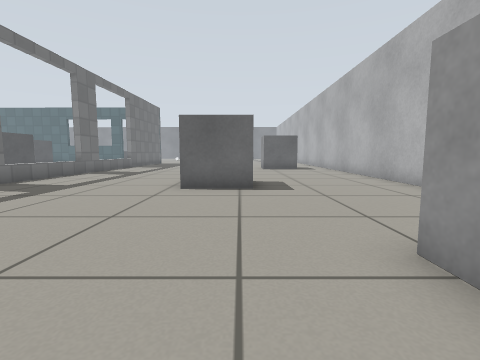
View 1 (above)

23 first-person views from a walk through a Gazebo world. The camera is 0.5 m above the floor, tilts 6° down and sees 85° across. The floor is counted in squares, 0.5 m on a side. Each view is taken from the middle of a square. On the plan, view 1 faces up. The plan holds only what a view shows up to about 11 squares ahead; the rest is blank. The place goes on beyond the plan. Gazebo's built-in surfaces are drawn with simple patterns.

View 2
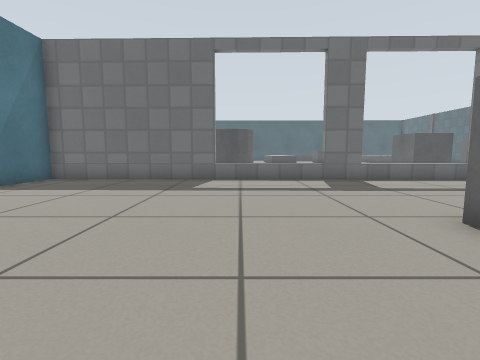

View 3
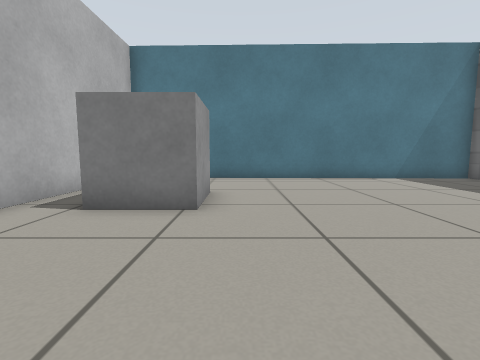

View 4
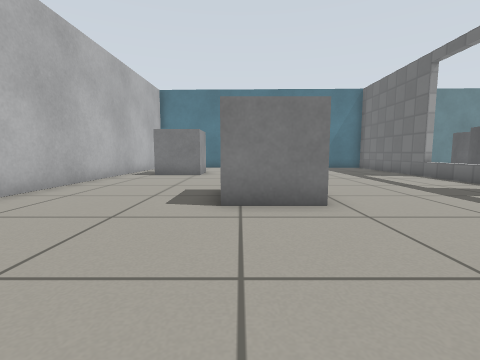

View 5
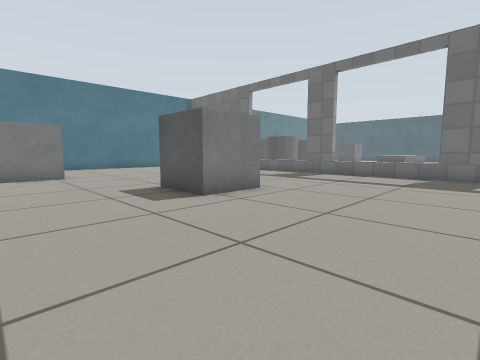

View 6
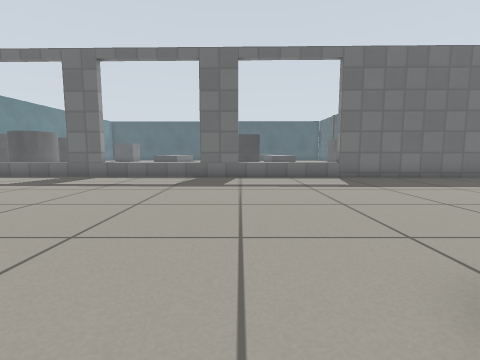

View 7
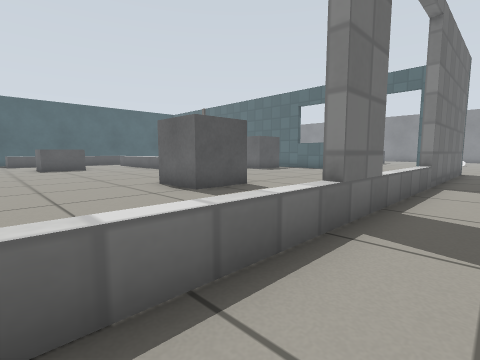

View 8
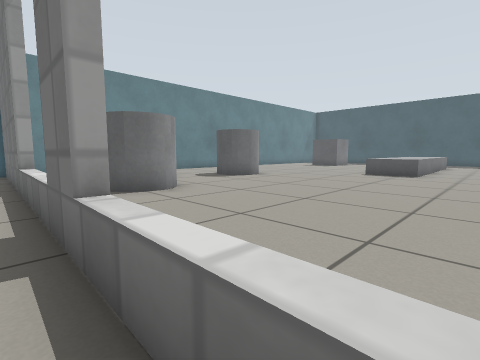

View 9
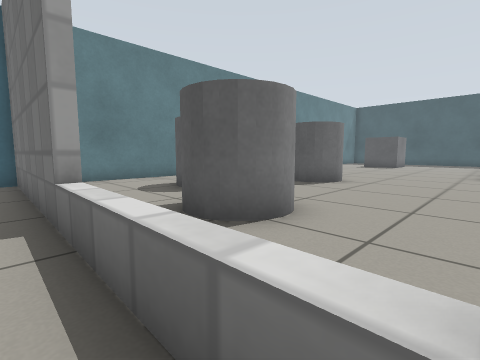

View 10
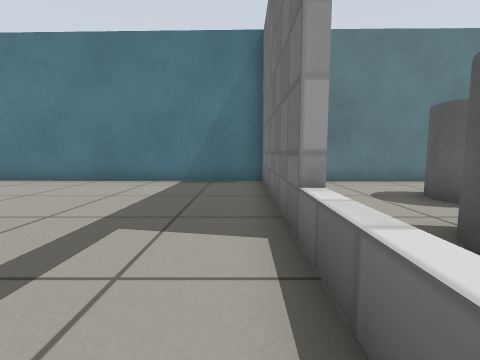

View 11
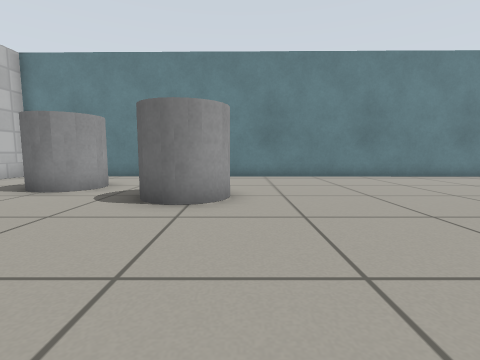

View 12
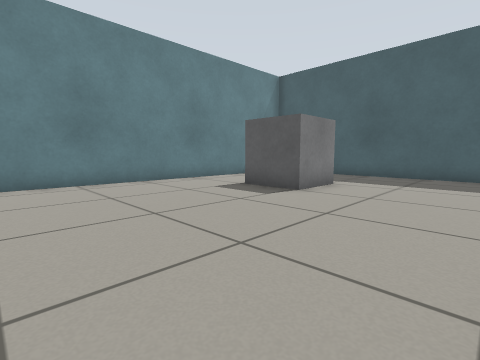

View 13
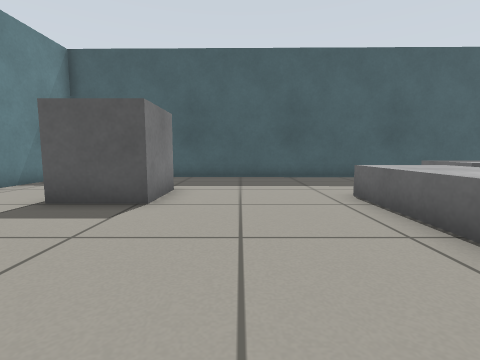

View 14
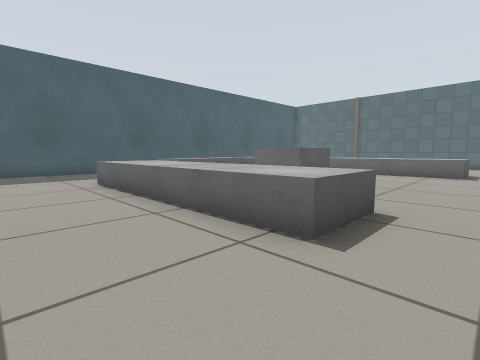

View 15
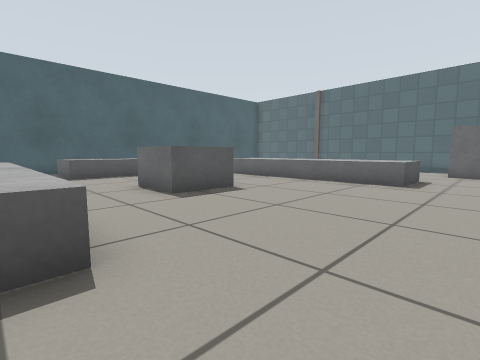

View 16
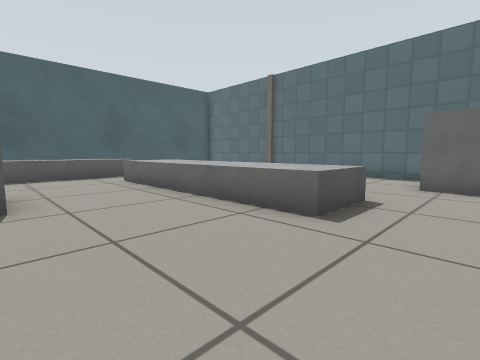

View 17
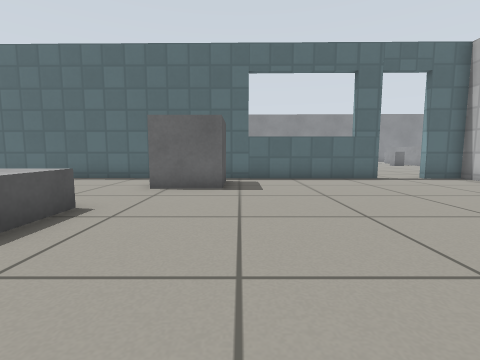

View 18
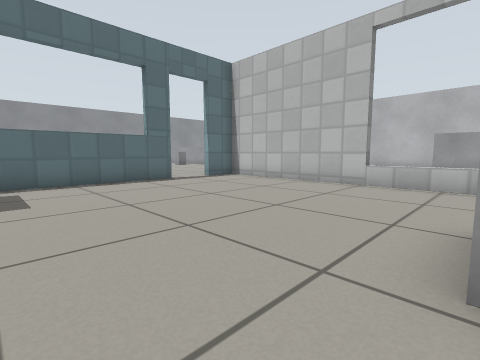

View 19
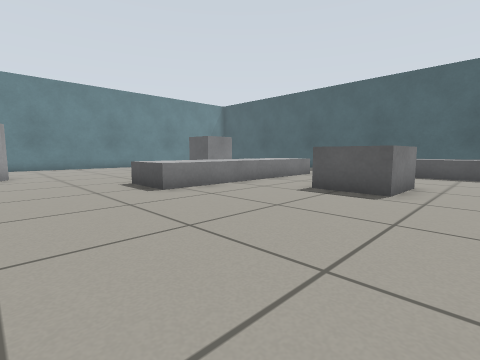

View 20
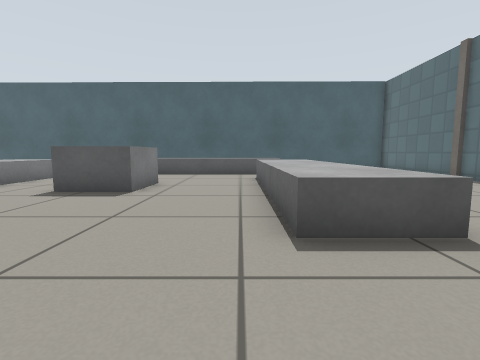

View 21
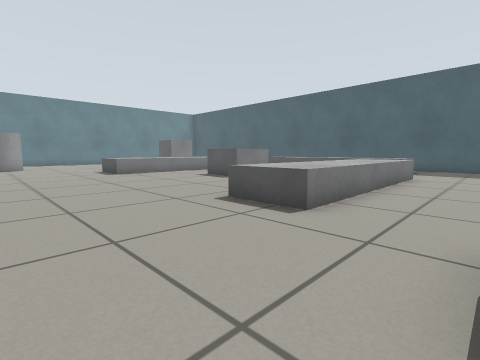

View 22
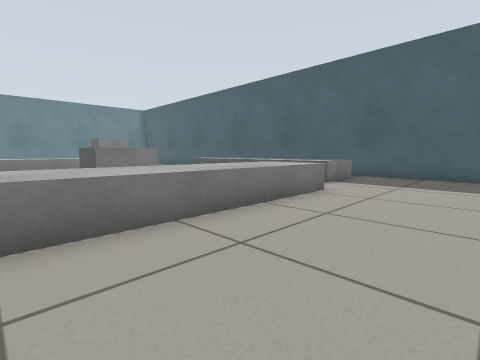

View 23
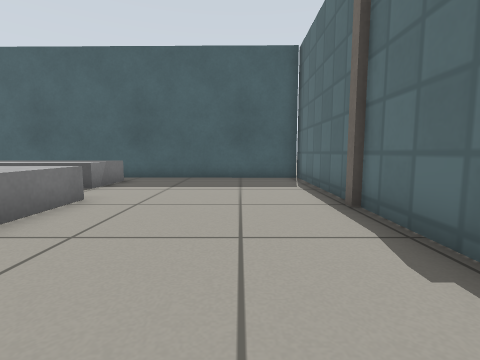

### Floor plan
Key: @ floor where view 1 was taken; # wall or solid block; . floor; D open door; = window, fence, low wall or low ledge; B grey box; C grey cylinder.
Columns run from 32 left of view 1 to 5 right of it. Each row starts with its distance up from view 1.
 25                       ..
 24  ################===##DD##
 23  #............  B.......##
 22  #............  B.......##..
 21  #............BB........##...
 20  #......................##....
 19  #....BBBBBBBB..........##.....
 18  #BBB BBBBBBBB..........##......
 17  # BB BBBBBBBB..........==.......
 16  #BBB...................==.......
 15  # BB.............B B...==.........
 14  #BBB.............  B.  ##...........
 13  #BBB..BBB........BBB.  ##...........
 12  # BB..  B............  ==...........
 11 # BBB...BB..............=............#
 10 # BB....................=............#
  9 #     BBBBBBB...........=.....BBB....#
  8 #..  BBBBBBBBB..........#.....  B....#
  7 #....BBBBBBBBB..........#.....BBB....#
  6 #.......................=............#
  5 #.....................C.=............#
  4 #....................CCC=............#
  3 #...............CC... CC#.........BB.#
  2 #...BBB........C C......#.........B B#
  1 #     B.........  .CCC..#.........B  #
  0 #     B.........  .C C..#.......@..  #
 -1 #   ............   .....#..........  #
 -2 #  .............   .....#..........  #
 -3 ######################################

Positions as (right, up) in squares from view 1, and headings:
1: (0, 0), facing up
2: (2, 4), facing left
3: (1, 7), facing down
4: (0, 14), facing down
5: (4, 14), facing down-left
6: (3, 14), facing left
7: (-6, 9), facing up-left
8: (-7, 11), facing down-left
9: (-7, 7), facing down-left
10: (-7, 6), facing down
11: (-17, 8), facing down
12: (-20, 6), facing down-left
13: (-21, 4), facing left
14: (-18, 4), facing up-left
15: (-17, 8), facing up-left
16: (-17, 13), facing up-left
17: (-16, 14), facing up
18: (-16, 15), facing up-right
19: (-16, 15), facing down-left
20: (-16, 16), facing left
21: (-15, 21), facing down-left
22: (-20, 22), facing down-left
23: (-21, 22), facing left
